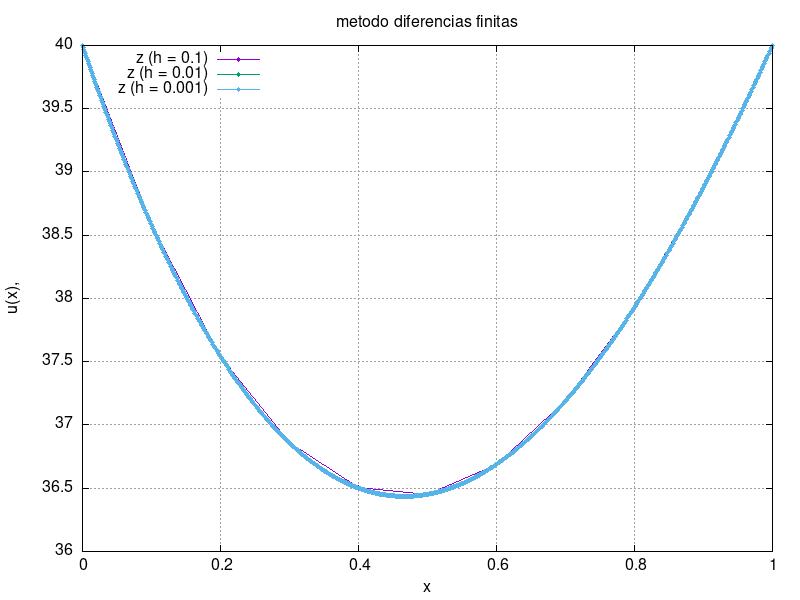

Source code (gnuplot):
# Configurar el tipo de gráfico
set title "metodo diferencias finitas"
set xlabel "x"
set ylabel "u(x),"
set grid


set terminal png size 800,600
set output 'diferencias.png'
set key top left


# Graficar los puntos experimentales y la expresión teórica
plot "diferencias_h_0.1.txt" using 1:2 with linespoints pointtype 7 pointsize 0.5 title "z (h = 0.1)", \
	 "diferencias_h_0.01.txt" using 1:2 with linespoints pointtype 7 pointsize 0.5 title "z (h = 0.01)", \
	 "diferencias_h_0.001.txt" using 1:2 with linespoints pointtype 7 pointsize 0.5 title "z (h = 0.001)", \
